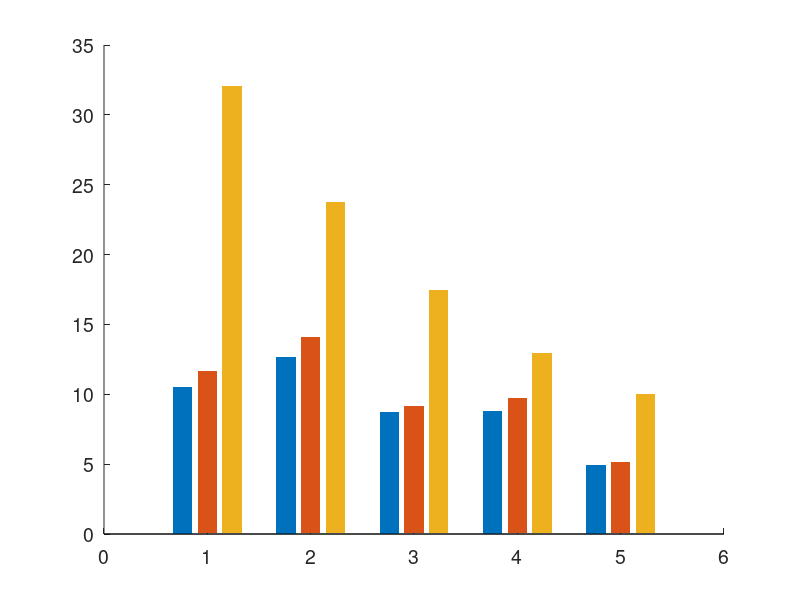

MATLAB code to generate this figure: (Note: this script raises an error after producing the figure.)
% Part of https://github.com/<user>/dessins-temporal-hypergraphs -- regenerates a figure of the paper.
%% bracket.m -- regenerates Figure 'bracket' (fig:bracket) in MATLAB.
% Net local faces per 100 cycles, 100(F-c)/beta1, on the same samples of 1,000 threads per community:
% online random rule (floor), online reply rule (main), offline face maximization (ceiling).
% Bars: mean over five samples; error bars: standard deviation over the five samples.
% All numbers are exactly the values plotted in the Python version.
clear; close all;

fs = 14;
set(groot, 'defaultAxesFontSize', fs);
set(groot, 'defaultAxesTitleFontSizeMultiplier', 1);
set(groot, 'defaultAxesLabelFontSizeMultiplier', 1);
set(groot, 'defaultTextFontSize', fs);

%% ------------------------------------------------------------------ data
names = {'Data Science', 'Artificial Intelligence', 'Biology', 'Astronomy', 'Academia'};
setup_labels = {'online, random rule (floor)', 'online, reply rule (main)', 'offline face maximization (ceiling)'};
setup_colors = [0.7059 0.6980 0.6627; 0.3255 0.2902 0.7176; 0.8471 0.3529 0.1882];
% rows = communities (order of names), columns = setups (order of setup_labels)
M  = [10.5243 11.6330 32.0678;
      12.6982 14.0823 23.7364;
      8.7359 9.1305 17.4438;
      8.7973 9.7482 12.9871;
      4.9664 5.1322 10.0310];   % mean
SD = [2.1247 1.2868 3.7951;
      1.2886 1.3134 1.6167;
      0.5831 0.3571 0.8778;
      0.5439 0.5702 1.7075;
      0.2610 0.2881 0.6212];   % standard deviation
beta1 = [248 564 1168 2034 3436];   % mean beta1 of the samples (reply rule)

%% ------------------------------------------------------------------ figure
fig = figure('Color','w','Units','inches','Position',[0.5 1 14 5.5]);
ax = axes(fig); hold(ax,'on');
hb = bar(ax, 1:numel(names), M, 'grouped', 'BarWidth', 0.8, 'EdgeColor', 'none');
for k = 1:numel(hb)
    hb(k).FaceColor = setup_colors(k,:);
    errorbar(ax, hb(k).XEndPoints, M(:,k)', SD(:,k)', 'k', 'LineStyle', 'none', ...
        'LineWidth', 1.2, 'CapSize', 6, 'HandleVisibility', 'off');
end
% tick labels: community name, and beta1 of its samples on a second line
ticks = arrayfun(@(i) sprintf('%s\\newline\\beta_1\\approx%.0f', names{i}, beta1(i)), ...
    1:numel(names), 'UniformOutput', false);
set(ax, 'XTick', 1:numel(names), 'XTickLabel', ticks, 'TickLabelInterpreter', 'tex');
xlim(ax, [0.45 numel(names) + 0.55]);
ylim(ax, [0 inf]);
ylabel(ax, 'net local faces per 100 cycles');
legend(hb, setup_labels, 'Location', 'northeast', 'Box', 'off', 'FontSize', fs);
box(ax, 'off');

exportgraphics(fig, 'bracket_matlab.pdf', 'ContentType', 'vector');

set(groot, 'defaultAxesFontSize', 'remove', 'defaultAxesTitleFontSizeMultiplier', 'remove', ...
    'defaultAxesLabelFontSizeMultiplier', 'remove', 'defaultTextFontSize', 'remove');
